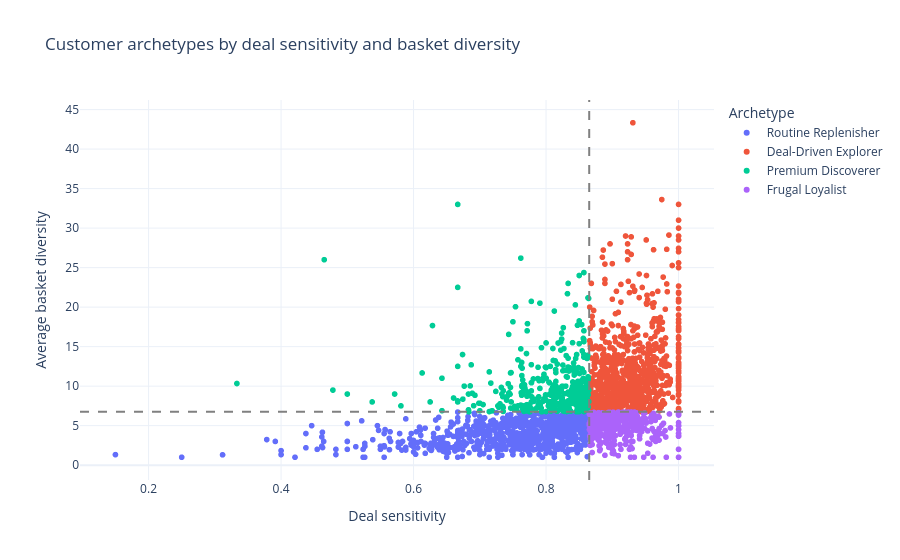

Notebook code for this chart:
### Code cell
fig_scatter = px.scatter(
    archetype_assignments,
    x='deal_sensitivity',
    y='basket_diversity',
    color='archetype',
    category_orders={'archetype': ARCHETYPE_ORDER},
    hover_data=['household_key'],
    labels={'deal_sensitivity': 'Deal sensitivity', 'basket_diversity': 'Average basket diversity'},
    title='Customer archetypes by deal sensitivity and basket diversity',
)
fig_scatter.add_vline(x=float(archetype_assignments['deal_threshold'].iloc[0]), line_dash='dash', line_color='gray')
fig_scatter.add_hline(y=float(archetype_assignments['diversity_threshold'].iloc[0]), line_dash='dash', line_color='gray')
fig_scatter.update_layout(template='plotly_white', legend_title_text='Archetype')
fig_scatter.show()

### Figure 1 — Plotly figure (JSON) as saved in the notebook; plotly's stock layout.template omitted (floating-point values rounded to 4 significant figures; data arrays with more than 128 entries replaced by an {"elided": "..."} marker saying what was removed)
{"data": [{"customdata": {"elided": "835x1 int values"}, "hovertemplate": "archetype=Routine Replenisher<br>Deal sensitivity=%{x}<br>Average basket diversity=%{y}<br>household_key=%{customdata[0]}<extra></extra>", "legendgroup": "Routine Replenisher", "marker": {"color": "#636efa", "symbol": "circle"}, "mode": "markers", "name": "Routine Replenisher", "showlegend": true, "type": "scattergl", "x": {"elided": "835 float values"}, "xaxis": "x", "y": {"elided": "835 float values"}, "yaxis": "y"}, {"customdata": {"elided": "835x1 int values"}, "hovertemplate": "archetype=Deal-Driven Explorer<br>Deal sensitivity=%{x}<br>Average basket diversity=%{y}<br>household_key=%{customdata[0]}<extra></extra>", "legendgroup": "Deal-Driven Explorer", "marker": {"color": "#EF553B", "symbol": "circle"}, "mode": "markers", "name": "Deal-Driven Explorer", "showlegend": true, "type": "scattergl", "x": {"elided": "835 float values"}, "xaxis": "x", "y": {"elided": "835 float values"}, "yaxis": "y"}, {"customdata": {"elided": "369x1 int values"}, "hovertemplate": "archetype=Premium Discoverer<br>Deal sensitivity=%{x}<br>Average basket diversity=%{y}<br>household_key=%{customdata[0]}<extra></extra>", "legendgroup": "Premium Discoverer", "marker": {"color": "#00cc96", "symbol": "circle"}, "mode": "markers", "name": "Premium Discoverer", "showlegend": true, "type": "scattergl", "x": {"elided": "369 float values"}, "xaxis": "x", "y": {"elided": "369 float values"}, "yaxis": "y"}, {"customdata": {"elided": "369x1 int values"}, "hovertemplate": "archetype=Frugal Loyalist<br>Deal sensitivity=%{x}<br>Average basket diversity=%{y}<br>household_key=%{customdata[0]}<extra></extra>", "legendgroup": "Frugal Loyalist", "marker": {"color": "#ab63fa", "symbol": "circle"}, "mode": "markers", "name": "Frugal Loyalist", "showlegend": true, "type": "scattergl", "x": {"elided": "369 float values"}, "xaxis": "x", "y": {"elided": "369 float values"}, "yaxis": "y"}], "layout": {"legend": {"title": {"text": "Archetype"}, "tracegroupgap": 0}, "shapes": [{"line": {"color": "gray", "dash": "dash"}, "type": "line", "x0": 0.8651, "x1": 0.8651, "xref": "x", "y0": 0, "y1": 1, "yref": "y domain"}, {"line": {"color": "gray", "dash": "dash"}, "type": "line", "x0": 0, "x1": 1, "xref": "x domain", "y0": 6.746, "y1": 6.746, "yref": "y"}], "title": {"text": "Customer archetypes by deal sensitivity and basket diversity"}, "xaxis": {"anchor": "y", "domain": [0, 1], "title": {"text": "Deal sensitivity"}}, "yaxis": {"anchor": "x", "domain": [0, 1], "title": {"text": "Average basket diversity"}}}}
